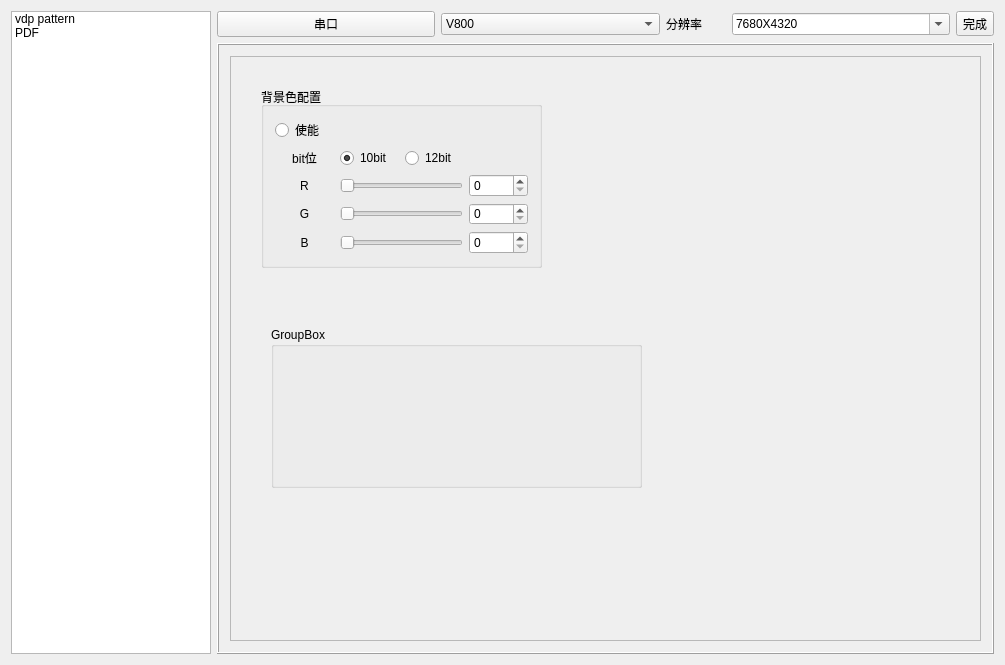
<?xml version="1.0" encoding="UTF-8"?>
<ui version="4.0">
 <class>Pattern</class>
 <widget class="QWidget" name="Pattern">
  <property name="geometry">
   <rect>
    <x>0</x>
    <y>0</y>
    <width>1005</width>
    <height>665</height>
   </rect>
  </property>
  <property name="windowTitle">
   <string>Pattern</string>
  </property>
  <layout class="QHBoxLayout" name="horizontalLayout_2">
   <item>
    <widget class="QListWidget" name="listWidget">
     <property name="maximumSize">
      <size>
       <width>200</width>
       <height>16777215</height>
      </size>
     </property>
     <item>
      <property name="text">
       <string>vdp pattern</string>
      </property>
     </item>
     <item>
      <property name="text">
       <string>PDF</string>
      </property>
     </item>
    </widget>
   </item>
   <item>
    <layout class="QVBoxLayout" name="verticalLayout_2">
     <item>
      <layout class="QHBoxLayout" name="horizontalLayout">
       <item>
        <widget class="QPushButton" name="link_serial">
         <property name="text">
          <string>串口</string>
         </property>
        </widget>
       </item>
       <item>
        <widget class="QComboBox" name="select_chip">
         <item>
          <property name="text">
           <string>V800</string>
          </property>
         </item>
         <item>
          <property name="text">
           <string>530</string>
          </property>
         </item>
         <item>
          <property name="text">
           <string>550</string>
          </property>
         </item>
        </widget>
       </item>
       <item>
        <widget class="QLabel" name="label_3">
         <property name="maximumSize">
          <size>
           <width>60</width>
           <height>16777215</height>
          </size>
         </property>
         <property name="text">
          <string>分辨率</string>
         </property>
        </widget>
       </item>
       <item>
        <widget class="QComboBox" name="pixel">
         <property name="editable">
          <bool>true</bool>
         </property>
         <item>
          <property name="text">
           <string>7680X4320</string>
          </property>
         </item>
         <item>
          <property name="text">
           <string>3840X2160</string>
          </property>
         </item>
         <item>
          <property name="text">
           <string>1920X1080</string>
          </property>
         </item>
         <item>
          <property name="text">
           <string>自定义</string>
          </property>
         </item>
        </widget>
       </item>
       <item>
        <widget class="QToolButton" name="tool_ok">
         <property name="text">
          <string>完成</string>
         </property>
        </widget>
       </item>
      </layout>
     </item>
     <item>
      <widget class="QStackedWidget" name="stackedWidget">
       <property name="minimumSize">
        <size>
         <width>0</width>
         <height>0</height>
        </size>
       </property>
       <property name="frameShape">
        <enum>QFrame::Box</enum>
       </property>
       <property name="frameShadow">
        <enum>QFrame::Raised</enum>
       </property>
       <property name="currentIndex">
        <number>0</number>
       </property>
       <widget class="QWidget" name="page">
        <layout class="QVBoxLayout" name="verticalLayout">
         <item>
          <widget class="QScrollArea" name="scrollArea">
           <property name="widgetResizable">
            <bool>true</bool>
           </property>
           <widget class="QWidget" name="scrollAreaWidgetContents">
            <property name="geometry">
             <rect>
              <x>0</x>
              <y>0</y>
              <width>755</width>
              <height>590</height>
             </rect>
            </property>
            <widget class="QGroupBox" name="group_bg">
             <property name="geometry">
              <rect>
               <x>30</x>
               <y>30</y>
               <width>281</width>
               <height>181</height>
              </rect>
             </property>
             <property name="title">
              <string>背景色配置</string>
             </property>
             <layout class="QVBoxLayout" name="verticalLayout_3">
              <item>
               <widget class="QRadioButton" name="bg_en">
                <property name="text">
                 <string>使能</string>
                </property>
               </widget>
              </item>
              <item>
               <layout class="QGridLayout" name="gridLayout">
                <item row="0" column="0">
                 <widget class="QLabel" name="label_bg_bit">
                  <property name="text">
                   <string>bit位</string>
                  </property>
                  <property name="alignment">
                   <set>Qt::AlignCenter</set>
                  </property>
                 </widget>
                </item>
                <item row="0" column="1">
                 <widget class="QRadioButton" name="bg_bit10">
                  <property name="text">
                   <string>10bit</string>
                  </property>
                  <property name="checked">
                   <bool>true</bool>
                  </property>
                 </widget>
                </item>
                <item row="0" column="2" colspan="2">
                 <widget class="QRadioButton" name="bg_bit12">
                  <property name="text">
                   <string>12bit</string>
                  </property>
                 </widget>
                </item>
                <item row="1" column="0">
                 <widget class="QLabel" name="label_bg_r">
                  <property name="text">
                   <string>R</string>
                  </property>
                  <property name="alignment">
                   <set>Qt::AlignCenter</set>
                  </property>
                 </widget>
                </item>
                <item row="1" column="1" colspan="2">
                 <widget class="QSlider" name="slider_bg_r">
                  <property name="maximum">
                   <number>1023</number>
                  </property>
                  <property name="orientation">
                   <enum>Qt::Horizontal</enum>
                  </property>
                 </widget>
                </item>
                <item row="1" column="3">
                 <widget class="QSpinBox" name="spinBox_bg_r">
                  <property name="maximum">
                   <number>1023</number>
                  </property>
                 </widget>
                </item>
                <item row="2" column="0">
                 <widget class="QLabel" name="label_bg_g">
                  <property name="text">
                   <string>G</string>
                  </property>
                  <property name="alignment">
                   <set>Qt::AlignCenter</set>
                  </property>
                 </widget>
                </item>
                <item row="2" column="1" colspan="2">
                 <widget class="QSlider" name="slider_bg_g">
                  <property name="maximum">
                   <number>1023</number>
                  </property>
                  <property name="orientation">
                   <enum>Qt::Horizontal</enum>
                  </property>
                 </widget>
                </item>
                <item row="2" column="3">
                 <widget class="QSpinBox" name="spinBox_bg_g">
                  <property name="maximum">
                   <number>1023</number>
                  </property>
                 </widget>
                </item>
                <item row="3" column="0">
                 <widget class="QLabel" name="label_bg_b">
                  <property name="text">
                   <string>B</string>
                  </property>
                  <property name="alignment">
                   <set>Qt::AlignCenter</set>
                  </property>
                 </widget>
                </item>
                <item row="3" column="1" colspan="2">
                 <widget class="QSlider" name="slider_bg_b">
                  <property name="maximum">
                   <number>1023</number>
                  </property>
                  <property name="orientation">
                   <enum>Qt::Horizontal</enum>
                  </property>
                 </widget>
                </item>
                <item row="3" column="3">
                 <widget class="QSpinBox" name="spinBox_bg_b">
                  <property name="maximum">
                   <number>1023</number>
                  </property>
                 </widget>
                </item>
               </layout>
              </item>
             </layout>
            </widget>
            <widget class="QGroupBox" name="groupBox">
             <property name="geometry">
              <rect>
               <x>40</x>
               <y>270</y>
               <width>371</width>
               <height>161</height>
              </rect>
             </property>
             <property name="title">
              <string>GroupBox</string>
             </property>
             <widget class="SpinSlider" name="widget" native="true">
              <property name="geometry">
               <rect>
                <x>100</x>
                <y>50</y>
                <width>201</width>
                <height>41</height>
               </rect>
              </property>
             </widget>
            </widget>
           </widget>
          </widget>
         </item>
        </layout>
       </widget>
       <widget class="QWidget" name="page_2">
        <widget class="QLabel" name="label_2">
         <property name="geometry">
          <rect>
           <x>290</x>
           <y>320</y>
           <width>54</width>
           <height>12</height>
          </rect>
         </property>
         <property name="text">
          <string>index2</string>
         </property>
        </widget>
       </widget>
      </widget>
     </item>
    </layout>
   </item>
  </layout>
 </widget>
 <layoutdefault spacing="6" margin="11"/>
 <customwidgets>
  <customwidget>
   <class>SpinSlider</class>
   <extends>QWidget</extends>
   <header location="global">spinslider.h</header>
   <container>1</container>
  </customwidget>
 </customwidgets>
 <resources/>
 <connections/>
</ui>
